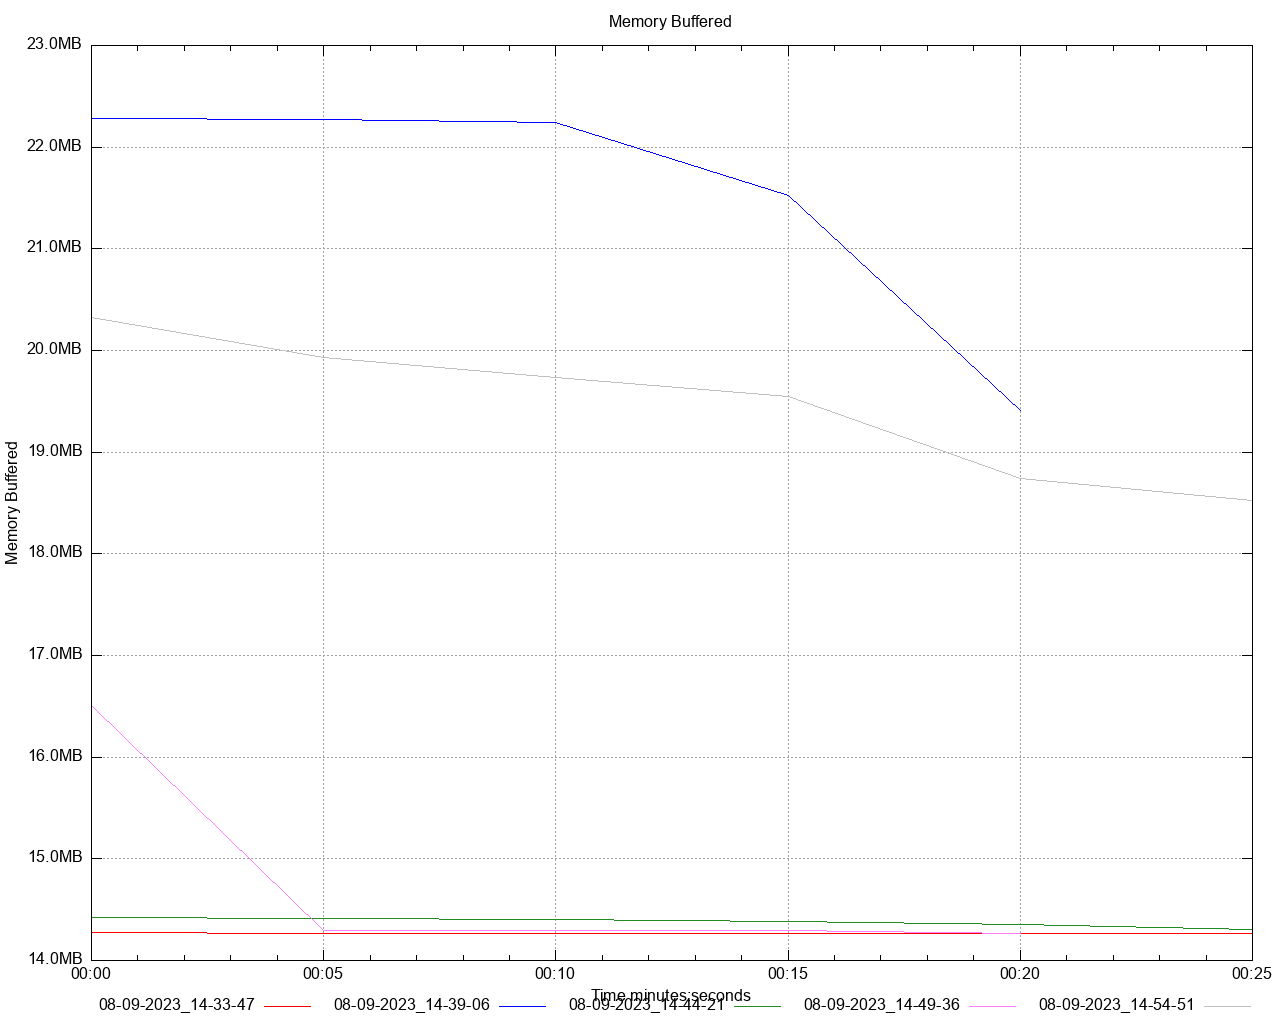

The script that saved this image:
set title 'Memory Buffered' noenhanced
set style data lines
set datafile separator ","
set terminal png size 1280,1024
set grid
set key below
set xdata time
set timefmt "%s"
offset = 0
t0(x)=(offset=($0==0) ? x : offset, x - offset)
set xlabel 'Time minutes:seconds'
set ylabel 'Memory Buffered'
set format y '%.1s%cB'
set output '/Users/gbarnett/git/hazelcast-simulator/atomiclong-3node-member/atomicreference/dstat/memory_buffered_A1.png'
plot \
   '/Users/gbarnett/git/hazelcast-simulator/atomiclong-3node-member/atomicreference/data/memory_buffered_A1_1.data' using (t0(timecolumn(1))):2 title "08-09-2023_14-33-47" noenhanced lt rgb "red", \
   '/Users/gbarnett/git/hazelcast-simulator/atomiclong-3node-member/atomicreference/data/memory_buffered_A1_2.data' using (t0(timecolumn(1))):2 title "08-09-2023_14-39-06" noenhanced lt rgb "blue", \
   '/Users/gbarnett/git/hazelcast-simulator/atomiclong-3node-member/atomicreference/data/memory_buffered_A1_3.data' using (t0(timecolumn(1))):2 title "08-09-2023_14-44-21" noenhanced lt rgb "forest-green", \
   '/Users/gbarnett/git/hazelcast-simulator/atomiclong-3node-member/atomicreference/data/memory_buffered_A1_4.data' using (t0(timecolumn(1))):2 title "08-09-2023_14-49-36" noenhanced lt rgb "orchid", \
   '/Users/gbarnett/git/hazelcast-simulator/atomiclong-3node-member/atomicreference/data/memory_buffered_A1_5.data' using (t0(timecolumn(1))):2 title "08-09-2023_14-54-51" noenhanced lt rgb "grey", \
